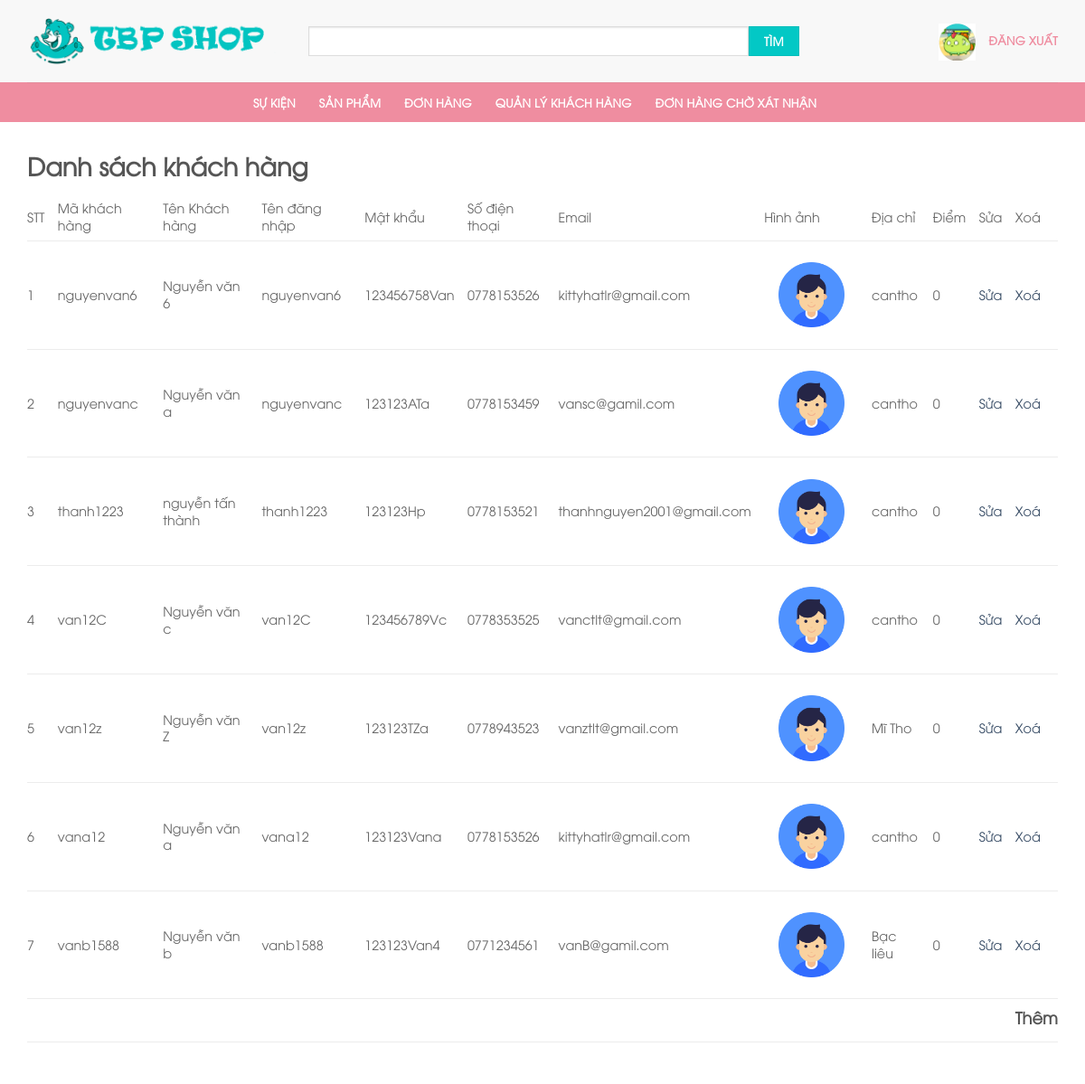
Page /managecustomer.php on the committed database.
### tables this page shows
CREATE TABLE `customer` (
  `Customer_ID` varchar(100) NOT NULL,
  `Full_name` varchar(150) NOT NULL,
  `Username` varchar(100) NOT NULL,
  `Password` varchar(100) NOT NULL,
  `Phone` varchar(14) NOT NULL,
  `Email` varchar(100) NOT NULL,
  `Address` varchar(255) NOT NULL,
  `Image` varchar(100) NOT NULL,
  `Startus` varchar(100) NOT NULL,
  `Point` int(10) NOT NULL
);

### Account.php (called while the page is built, shortened)
<?php
class Account {
    public function showallcustomer($conn) {
        $sql = "SELECT * FROM customer";
        $result = $conn->query($sql);
        return $result;
    }
}

### managecustomer.php (the view, shortened to what this page needs)
<!DOCTYPE html>
<html lang="vi" class="loading-site no-js">
    <head>
        <link rel='stylesheet' id='wp-block-library-css'
              href='./includes/css/dist/block-library/style.min234e.css?ver=5.5.7' type='text/css' media='all' />
        <link rel='stylesheet' id='wc-block-vendors-style-css'
              href='./content/plugins/woocommerce/packages/woocommerce-blocks/build/vendors-style6b00.css?ver=3.4.0'
              type='text/css' media='all' />
        <link rel='stylesheet' id='wc-block-style-css'
              href='./content/plugins/woocommerce/packages/woocommerce-blocks/build/style6b00.css?ver=3.4.0'
              type='text/css' media='all' />
        <link rel='stylesheet' id='contact-form-7-css'
              href='./content/plugins/contact-form-7/includes/css/stylesde54.css?ver=5.3' type='text/css' media='all' />
        <link rel='stylesheet' id='wcva-shop-frontend-css'
              href='./content/plugins/woocommerce-colororimage-variation-select/css/shop-frontend234e.css?ver=5.5.7'
              type='text/css' media='all' />
        <link rel='stylesheet' id='dashicons-css' href='./includes/css/dashicons.min234e.css?ver=5.5.7' type='text/css'
              media='all' />
        <link rel='stylesheet' id='flatsome-ionicons-css'
              href='././maxcdn.bootstrapcdn.com/font-awesome/4.7.0/css/font-awesome.min234e.css?ver=5.5.7' type='text/css'
              media='all' />
        <link rel='stylesheet' id='flatsome-icons-css'
              href='./content/themes/flatsome/assets/css/fl-iconsae34.css?ver=3.12' type='text/css' media='all' />
        <link rel='stylesheet' id='flatsome-main-css'
              href='./content/themes/flatsome/assets/css/flatsomee56c.css?ver=3.12.2' type='text/css' media='all' />
        <link rel='stylesheet' id='flatsome-shop-css'
              href='./content/themes/flatsome/assets/css/flatsome-shope56c.css?ver=3.12.2' type='text/css' media='all' />
        <link rel='stylesheet' id='flatsome-style-css' href='./content/themes/web-khoi-nghiep/style6aec.css?ver=3.0'
              type='text/css' media='all' />
        <link rel="stylesheet" href="./admin/css/css.css">
    </head>
    <body
        class="archive post-type-archive post-type-archive-product theme-flatsome woocommerce woocommerce-page woocommerce-no-js lightbox nav-dropdown-has-arrow">
        <div id="wrapper">
            <header id="header" class="header has-sticky sticky-jump">
                <div class="header-wrapper">
                    <div id="masthead" class="header-main hide-for-sticky">
                        <div class="header-inner flex-row container logo-left medium-logo-center" role="navigation">
                            <div id="logo" class="flex-col logo">
                                <a href="admin.php" title="Gấu bông siêu đẹp - Một trang web mới của TPBSHOP"
                                   rel="home">
                                    <img width="281" height="91" src="./content/uploads/2020/10/logoshop.png"
                                         class="header_logo header-logo" alt="Gấu bông siêu đẹp" /><img width="281"
                                         alt="Gấu bông siêu đẹp" /></a>
                            </div>
                            <div class="flex-col hide-for-medium flex-left flex-grow">
                                <ul class="header-nav header-nav-main nav nav-left  nav-uppercase">
                                    <li class="header-search-form search-form html relative has-icon">
                                        <div class="header-search-form-wrapper">
                                            <div class="searchform-wrapper ux-search-box relative is-normal">
                                                <form  method="post" class="searchform" action="#">
                                                    <div class="flex-row relative">
                                                        <div class="flex-col flex-grow">
                                                            <input type="text" id="woocommerce-product-search-field-0"
                                                                   class="search-field mb-0" value="" name="seach"  onkeydown="" />
                                                        </div>
                                                        <div class="flex-col">
                                                            <input type="submit" value="Tìm" name="timkiem"/>
                                                        </div>
                                                    </div>
                                                </form>
                                            </div>
                                        </div>
                                    </li>
                                </ul>
                            </div>
                            <div class="flex-col hide-for-medium flex-right">
                                <ul class="header-nav header-nav-main nav nav-right  nav-uppercase">
                                    <li id="dangxuat" style="display: block;" title="ADMIN">
                                        <img src="admin/images/avata.png" alt="" srcset="" id="avatar">
                                        <a href="Dangnhap.php">
                                            <span id="Đăng xuất">
                                                Đăng Xuất
                                            </span>
                                        </a>
                                    </li>
                                </ul>
                            </div>
                        </div>
                        <div class="container">
                            <div class="top-divider full-width"></div>
                        </div>
                    </div>
                    <div id="wide-nav" class="header-bottom wide-nav nav-dark flex-has-center hide-for-medium">
                        <div class="flex-row container">
                            <div class="flex-col hide-for-medium flex-center">
                                <ul class="nav header-nav header-bottom-nav nav-center  nav-spacing-xlarge nav-uppercase">
                                    <li id="menu-item-50"
                                        class="menu-item menu-item-type-post_type menu-item-object-page menu-item-home menu-item-50">
                                        <a href="admin.php" class="nav-top-link">Sự kiện</a></li>
                                    <li id="menu-item-583"
                                        class="menu-item menu-item-type-taxonomy menu-item-object-product_cat menu-item-583">
                                        <a href="manageproduct.php" class="nav-top-link">Sản Phẩm</a></li>
                                    <li id="menu-item-584"
                                        class="menu-item menu-item-type-taxonomy menu-item-object-product_cat menu-item-584">
                                        <a href="donhang_xatnhan.php" class="nav-top-link">Đơn hàng</a></li>
                                    <li id="menu-item-585"
                                        class="menu-item menu-item-type-taxonomy menu-item-object-product_cat menu-item-585">
                                        <a href="managecustomer.php" class="nav-top-link">Quản lý khách hàng</a>
                                    </li>
                                    <li id="menu-item-586"
                                        class="menu-item menu-item-type-taxonomy menu-item-object-product_cat menu-item-586">
                                        <a href="donhang.php" class="nav-top-link">Đơn hàng chờ xát nhận</a></li>
                                </ul>
                            </div>
                        </div>
                    </div>
                    <div class="header-bg-container fill">
                        <div class="header-bg-image fill"></div>
                        <div class="header-bg-color fill"></div>
                    </div>
                </div>
            </header>
            <?php
            if (isset($_POST['timkiem'])) {
                require_once './Account.php';
                require_once './Connett.php';
                $call = new Account("", "", "", "", "", "", "", "", "", "");
                $i = 1;
                $seach = $_POST['seach'];
                $result = $call->showallseachname($conn, $seach);
                $s='block';
            } else {
                require_once './Account.php';
                require_once './Connett.php';
                $call = new Account("", "", "", "", "", "", "", "", "", "");
                $i = 1;
                $result = $call->showallcustomer($conn);
            }
            ?>
            <main id="main" class="">
                <div class="row category-page-row">
                    <div class="col large-12">
                        <div class="shop-container">
                            <div class="woocommerce-notices-wrapper">
                                <div class="container_center">
                                    <div class="container_center_header">
                                        <H1>Danh sách khách hàng</H1>
                                    </div>
                                    <div class="container_center_body">
                                        <table>
                                            <tr class="head_table">
                                                <td>STT</td>
                                                <td>Mã khách hàng</td>
                                                <td>Tên Khách hàng</td>
                                                <td>Tên đăng nhập</td>
                                                <td>Mật khẩu</td>
                                                <td>Số điện thoại</td>
                                                <td>Email</td>
                                                <td>Hình ảnh</td>
                                                <td>Địa chỉ</td>
                                                <td>Điểm</td>
                                                <td>Sửa</td>
                                                <td>Xoá</td>
                                            </tr>
                                            <tr>
                                                <?php
                                                while ($row = $result->fetch_assoc()) {
                                                    if ($row['Startus'] == "true" && $row['Username'] != "Admin") {
                                                        ?>
                                                        <td><?php echo $i++; ?></td>
                                                        <td><?php echo $row['Customer_ID']; ?></td>
                                                        <td><?php echo $row['Full_name']; ?></td>
                                                        <td><?php echo $row['Username']; ?></td>
                                                        <td><?php echo $row['Password']; ?></td>
                                                        <td><?php echo $row['Phone']; ?></td>
                                                        <td><?php echo $row['Email']; ?></td>
                                                        <td><?php echo '<img src="' . $row['Image'] . '"/ style="width:10rem;padding:1rem ">'; ?></td>
                                                        <td><?php echo $row['Address']; ?></td>
                                                        <td><?php echo $row['Point']; ?></td>
                                                        <td><a href="Editcutomer.php?edit=<?php echo $row['Customer_ID']; ?>">Sửa</a></td>
                                                        <td><a href="managecustomer.php?delete=<?php echo $row['Customer_ID']; ?>">Xoá</a></td>
                                                    </tr>
                                                    <?php
                                                }
                                            }
                                            ?>
                                            <tr>
                                                <td></td>
                                                <td></td>
                                                <td></td>
                                                <td></td>
                                                <td></td>
                                                <td></td>
                                                <td></td>
                                                <td></td>
                                                <td></td>
                                                <td></td>
                                                <td></td>
                                                <td><a href="createcustumer.php"><h3>Thêm</h3></a></td>
                                            </tr>
                                        </table>
                                    </div>
                                </div>
                            </div>
                        </div>
                    </div>
            </main>
        </div>
    </body>
</html>

### rows in the picture
customer: Customer_ID "nguyenvan6", Full_name "Nguyễn văn 6", Username "nguyenvan6", Password "123456758Van", Phone "0778153526", Email "kittyhatlr@gmail.com", Image (placeholder picture), Address "cantho", Point "0"
customer: Customer_ID "nguyenvanc", Full_name "Nguyễn văn a", Username "nguyenvanc", Password "123123ATa", Phone "0778153459", Email "vansc@gamil.com", Image (placeholder picture), Address "cantho", Point "0"
customer: Customer_ID "thanh1223", Full_name "nguyễn tấn thành", Username "thanh1223", Password "123123Hp", Phone "0778153521", Email "thanhnguyen2001@gmail.com", Image (placeholder picture), Address "cantho", Point "0"
customer: Customer_ID "van12C", Full_name "Nguyễn văn c", Username "van12C", Password "123456789Vc", Phone "0778353525", Email "vanctlt@gmail.com", Image (placeholder picture), Address "cantho", Point "0"
customer: Customer_ID "van12z", Full_name "Nguyễn văn Z", Username "van12z", Password "123123TZa", Phone "0778943523", Email "vanztlt@gmail.com", Image (placeholder picture), Address "Mĩ Tho", Point "0"
customer: Customer_ID "vana12", Full_name "Nguyễn văn a", Username "vana12", Password "123123Vana", Phone "0778153526", Email "kittyhatlr@gmail.com", Image (placeholder picture), Address "cantho", Point "0"
customer: Customer_ID "vanb1588", Full_name "Nguyễn văn b", Username "vanb1588", Password "123123Van4", Phone "0771234561", Email "vanB@gamil.com", Image (placeholder picture), Address "Bạc liêu", Point "0"
